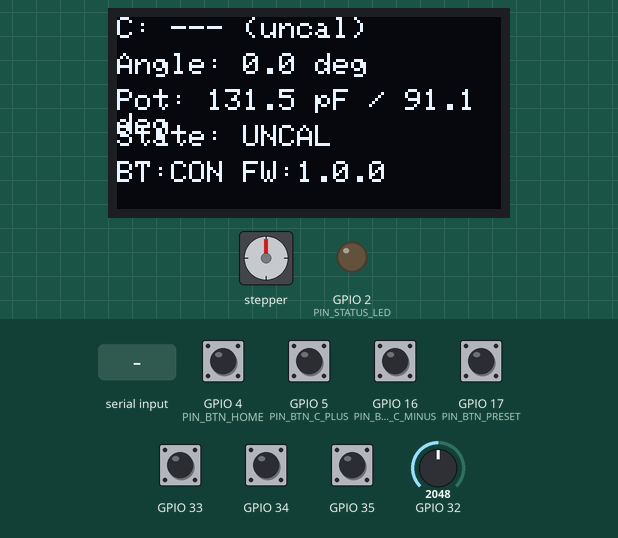
Recording of a sketch running on a simulated ESP32. Shown: 128×64 one-colour display, stepper motor, output pins drawn as LEDs (lit = HIGH). Dashed ring = blinking. The test bench sets the inputs (shaded band); at power-on: GPIO 4 (PIN_BTN_HOME), GPIO 5 (PIN_BTN_C_PLUS), GPIO 16 (PIN_BTN_C_MINUS), GPIO 17 (PIN_BTN_PRESET), GPIO 33–35 HIGH, GPIO 32 = 2048 (analog values on the 0–4095 scale). EEPROM starts erased; nothing arrives over Bluetooth unless stated; stepper angles assume 3200 steps per turn; pins used as bus, display or sensor lines are not drawn; what the sketch prints to the serial monitor is not drawn.

Above: at 1.2 s.
1.3 s: GPIO 4 (PIN_BTN_HOME) pulled LOW for 0.15 s
At 1.76 s:
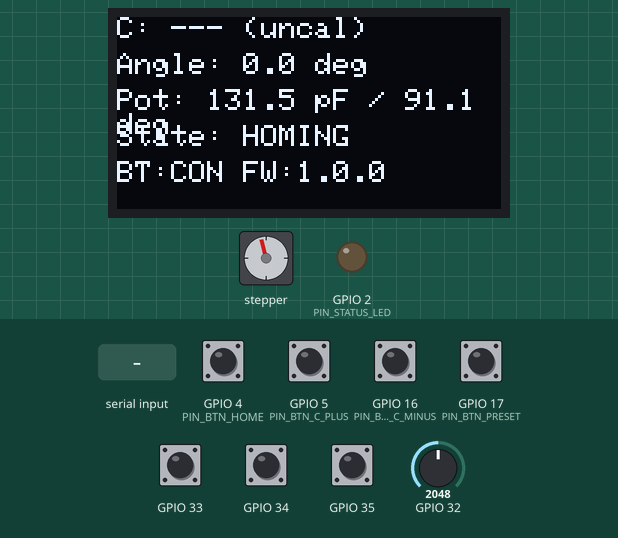
2.0 s: GPIO 34 pulled LOW for 0.15 s
At 2.7 s:
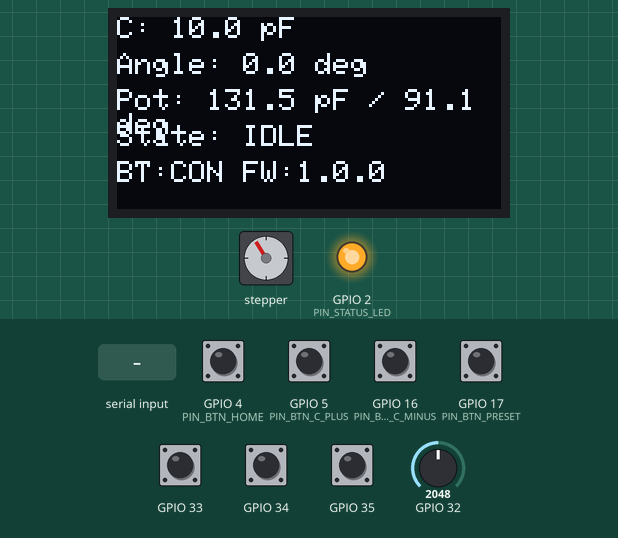
5.1 s: GPIO 5 (PIN_BTN_C_PLUS) pulled LOW for 0.15 s
At 5.69 s:
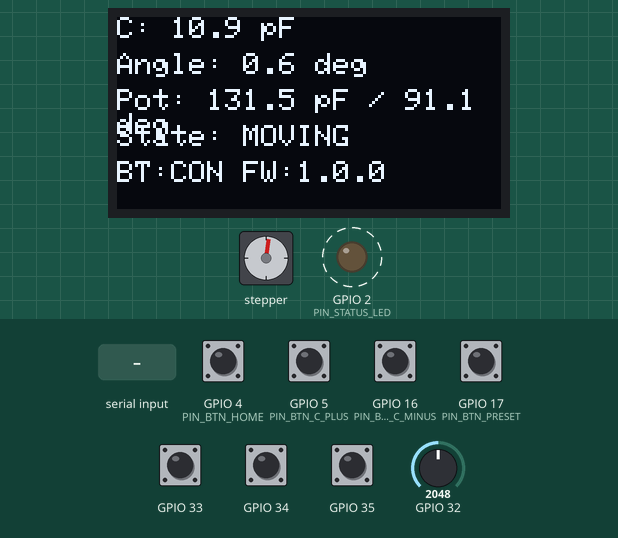
5.8 s: "HOME\n" received over Serial
At 6.32 s:
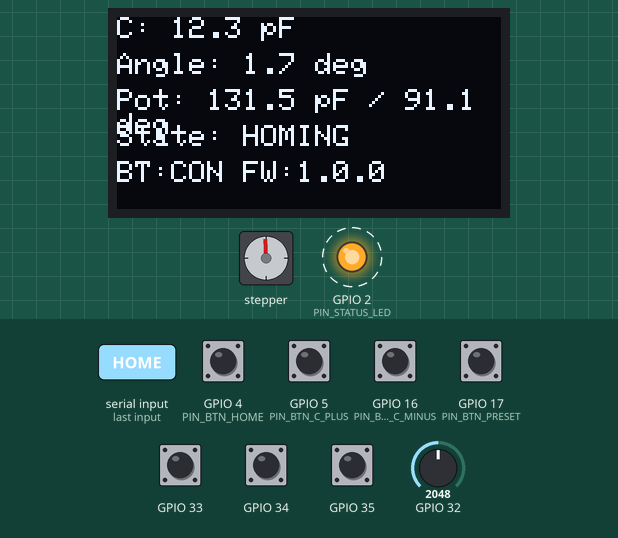
7.9 s: GPIO 33 pulled LOW for 0.15 s
8.6 s: GPIO 16 (PIN_BTN_C_MINUS) pulled LOW for 0.15 s
At 9.03 s:
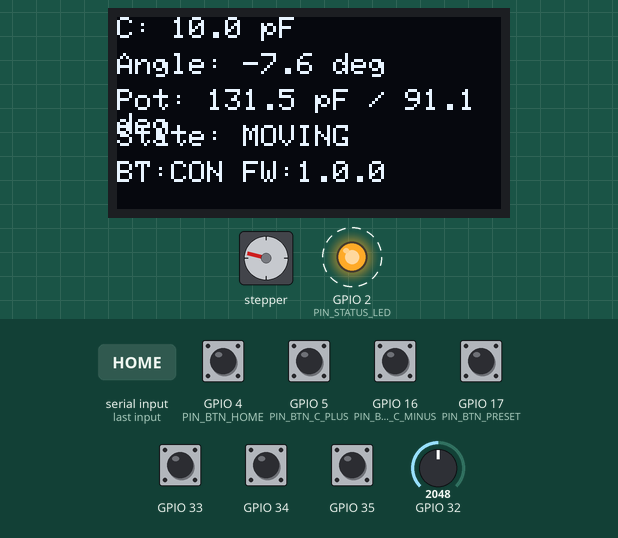
Timing chart, 0 to 10.3 s (numbered marks = the images above; inputs shaded):
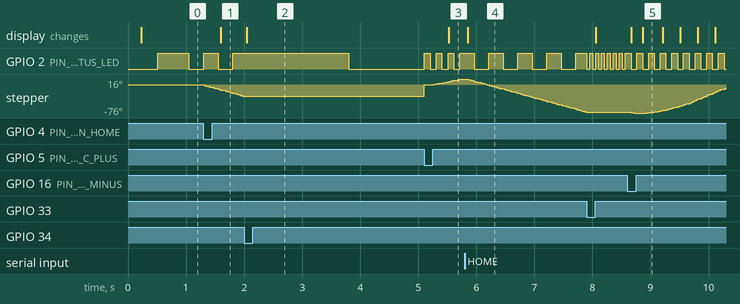

Measured:
- after the input at 1.3 s, GPIO 2 (PIN_STATUS_LED): LOW → HIGH after 0.01 s instead of 0.24 s; stepper: turns 31° counter-clockwise in 0.66 s, starting at once; the display: changes after 0.30 s (image 1)
- after the input at 2.0 s, stepper: stops changing and stays -31°; the display: changes after 0.05 s (image 2)
- after the input at 5.1 s, GPIO 2 (PIN_STATUS_LED): alternates HIGH for 0.10 s and LOW for 0.10 s, starting at once; stepper: turns 47° clockwise in 0.64 s, starting at once; the display: changes after 0.43 s (image 3)
- after the input at 5.8 s, the display: changes after 0.05 s (image 4)
- after the input at 7.9 s, stepper: stops changing and stays -74°

The sketch:

esp32_cap_tuner.ino
```cpp
/**
 * esp32_cap_tuner.ino — TM-VCAP-ESP32-001 Rev A
 * Motorized Variable Capacitor Controller
 *
 * Hardware:
 *   ESP32-WROOM-32
 *   DRV8825 stepper driver (1/16 microstepping)
 *   NEMA 17 → 10:1 belt/gear reduction → cap shaft
 *   10kΩ rotary pot on cap shaft (position feedback)
 *   2× limit switches (min/max rotation)
 *   SSD1306 OLED 128×64 (optional)
 *   Bluetooth SPP → CYD display or phone terminal
 *
 * Libraries:
 *   AccelStepper, Adafruit_SSD1306, BluetoothSerial, ArduinoJson, Preferences
 */

#include <Arduino.h>
#include <AccelStepper.h>
#include <BluetoothSerial.h>
#include <ArduinoJson.h>
#include <Preferences.h>
#include <Wire.h>
#include <Adafruit_SSD1306.h>
#include "config.h"
#include "position.h"
#include "tuning.h"

// ─── Globals ──────────────────────────────────────────────────────────────────

AccelStepper       stepper(AccelStepper::DRIVER, PIN_STEP, PIN_DIR);
BluetoothSerial    btSerial;
Preferences        prefs;
CapPositionManager capPos;
CapAutoTuner       autoTuner;
CapCommandParser   cmdParser;
Adafruit_SSD1306   oled(128, 64, &Wire, -1);
bool               oled_ok = false;

// ─── Timing ───────────────────────────────────────────────────────────────────

uint32_t last_bt_ms      = 0;
uint32_t last_oled_ms    = 0;
uint32_t last_btn_ms     = 0;
uint32_t last_poscheck   = 0;
uint32_t motor_idle_since = 0;
bool     motor_held       = false;

// ─── Button State ─────────────────────────────────────────────────────────────

struct Btn {
    uint8_t  pin;
    bool     last;
    uint32_t last_ms;
    bool pressed() {
        bool cur = digitalRead(pin) == LOW;
        if (cur != last && millis() - last_ms > DEBOUNCE_MS) {
            last_ms = millis();
            last = cur;
            return cur;
        }
        return false;
    }
};

Btn btnHome    = { PIN_BTN_HOME,    false, 0 };
Btn btnCPlus   = { PIN_BTN_C_PLUS,  false, 0 };
Btn btnCMinus  = { PIN_BTN_C_MINUS, false, 0 };
Btn btnPreset  = { PIN_BTN_PRESET,  false, 0 };

static int preset_idx = 0;

// ─── Command Buffers ──────────────────────────────────────────────────────────

String serialBuf = "", btBuf = "";

// ─── LED ──────────────────────────────────────────────────────────────────────

void updateLED() {
    static uint32_t last_blink = 0;
    static bool     state = false;
    uint32_t period;
    switch (capPos.state) {
        case CAP_FAULT:   period = LED_ERROR_MS;   break;
        case CAP_HOMING:  period = LED_HOMING_MS;  break;
        case CAP_MOVING:  period = LED_MOVING_MS;  break;
        case CAP_UNCAL:   period = LED_UNCAL_MS;   break;
        default:          period = LED_IDLE_MS;    break;
    }
    if (millis() - last_blink >= period) {
        last_blink = millis();
        state = !state;
        digitalWrite(PIN_STATUS_LED, state);
    }
}

// ─── Position Verification ────────────────────────────────────────────────────

void checkPositionError() {
    if (!capPos.homed || capPos.isMoving()) return;
    if (millis() - last_poscheck < 2000) return;
    last_poscheck = millis();

    float err = capPos.positionError();
    if (err > 5.0f) {  // More than 5° discrepancy
        Serial.printf("WARN: position error %.1f° (stepper vs pot)\n", err);
        Serial.println("  Possible missed steps. Suggest CALPOT to re-sync.");
    }
}

// ─── OLED Display ─────────────────────────────────────────────────────────────

void updateOLED() {
    if (!oled_ok) return;
    if (millis() - last_oled_ms < OLED_UPDATE_MS) return;
    last_oled_ms = millis();

    oled.clearDisplay();
    oled.setTextSize(1);
    oled.setTextColor(SSD1306_WHITE);

    const char* state_str[] = {"IDLE","MOVING","HOMING","FAULT","UNCAL"};

    oled.setCursor(0, 0);
    if (capPos.homed) oled.printf("C: %.1f pF", capPos.currentC());
    else              oled.print("C: --- (uncal)");

    oled.setCursor(0, 12);
    oled.printf("Angle: %.1f deg", capPos.currentAngle());

    oled.setCursor(0, 24);
    oled.printf("Pot: %.1f pF / %.1f deg",
        capPos.potC(), capPos.potAngle());

    oled.setCursor(0, 36);
    oled.printf("State: %s", state_str[(int)capPos.state]);

    oled.setCursor(0, 48);
    oled.printf("BT:%s FW:%s",
        btSerial.hasClient() ? "CON" : "---", FW_VERSION);

    oled.display();
}

// ─── BT Status Broadcast ─────────────────────────────────────────────────────

void broadcastStatus() {
    if (!btSerial.hasClient()) return;
    if (millis() - last_bt_ms < BT_STATUS_INTERVAL_MS) return;
    last_bt_ms = millis();

    StaticJsonDocument<256> doc;
    doc["c_pf"]      = serialized(String(capPos.currentC(), 1));
    doc["angle"]     = serialized(String(capPos.currentAngle(), 2));
    doc["pot_c"]     = serialized(String(capPos.potC(), 1));
    doc["pot_ang"]   = serialized(String(capPos.potAngle(), 1));
    doc["steps"]     = (long)capPos.pos_steps;
    doc["state"]     = (int)capPos.state;
    doc["homed"]     = capPos.homed;
    doc["moving"]    = capPos.isMoving();
    doc["fault"]     = capPos.fault;
    doc["pos_err"]   = serialized(String(capPos.positionError(), 2));
    doc["fw"]        = FW_VERSION;

    String out;
    serializeJson(doc, out);
    btSerial.println(out);
}

// ─── Motor Hold Management ────────────────────────────────────────────────────

void manageMotorHold() {
    if (capPos.isMoving()) {
        motor_idle_since = millis();
        motor_held = false;
        capPos.enableMotor();
        return;
    }
    if (!motor_held && millis() - motor_idle_since > MOTOR_HOLD_TIMEOUT_MS) {
        // Variable capacitor shaft has NO self-locking mechanism (unlike worm gear)
        // ONLY de-energize if using a worm gear (self-locking).
        // With belt drive: motor must stay energized to hold position!
        // Check GEAR_TYPE and decide:
#ifdef CAP_GEAR_SELF_LOCKING
        capPos.disableMotor();
        motor_held = true;
        Serial.println("MOTOR: de-energized (self-locking gear)");
#else
        // Keep motor energized — belt drive not self-locking
        // Reduce current instead (not implemented in DRV8825 without separate pin)
        // For now: keep full hold current
#endif
    }
}

// ─── Command Handling ─────────────────────────────────────────────────────────

void handleCommand(const String& cmd, bool from_bt) {
    String resp = cmdParser.process(cmd);
    Serial.println(resp);
    if (from_bt && btSerial.hasClient()) btSerial.println(resp);
}

void checkSerial() {
    while (Serial.available()) {
        char c = Serial.read();
        if (c == '\n' || c == '\r') {
            if (serialBuf.length()) { handleCommand(serialBuf, false); serialBuf = ""; }
        } else serialBuf += c;
    }
}

void checkBT() {
    while (btSerial.available()) {
        char c = btSerial.read();
        if (c == '\n' || c == '\r') {
            if (btBuf.length()) { handleCommand(btBuf, true); btBuf = ""; }
        } else btBuf += c;
    }
}

// ─── Button Handling ─────────────────────────────────────────────────────────

void checkButtons() {
    if (millis() - last_btn_ms < 10) return;
    last_btn_ms = millis();

    if (btnHome.pressed()) {
        Serial.println("BTN: HOME");
        capPos.startHoming();
    }
    if (btnCPlus.pressed()) {
        // Step one small increment (about 1 pF at midrange)
        long delta = (long)(1.0f / DEG_PER_STEP);  // ~1 degree = ~1.3pF at midrange
        capPos.moveRelative(delta);
        Serial.printf("BTN: C+ (%.1f pF)\n", capPos.currentC());
    }
    if (btnCMinus.pressed()) {
        long delta = -(long)(1.0f / DEG_PER_STEP);
        capPos.moveRelative(delta);
        Serial.printf("BTN: C- (%.1f pF)\n", capPos.currentC());
    }
    if (btnPreset.pressed()) {
        preset_idx = (preset_idx + 1) % N_CAP_PRESETS;
        const char* name = CAP_BAND_PRESETS[preset_idx].name;
        autoTuner.goToNamedBand(name);
        Serial.printf("BTN: PRESET -> %s\n", name);
    }
}

// ─── setup() ─────────────────────────────────────────────────────────────────

void setup() {
    Serial.begin(SERIAL_BAUD);
    Serial.printf("\n\nRF-CapTuner fw=%s built=%s\n", FW_VERSION, FW_BUILD_DATE);

    // GPIO
    pinMode(PIN_STATUS_LED,  OUTPUT);
    pinMode(PIN_BTN_HOME,    INPUT_PULLUP);
    pinMode(PIN_BTN_C_PLUS,  INPUT_PULLUP);
    pinMode(PIN_BTN_C_MINUS, INPUT_PULLUP);
    pinMode(PIN_BTN_PRESET,  INPUT_PULLUP);

    // ADC attenuation for 0–3.3V range
    analogSetAttenuation(ADC_11db);
    analogReadResolution(12);

    // I2C + OLED
    Wire.begin(PIN_I2C_SDA, PIN_I2C_SCL);
    if (oled.begin(SSD1306_SWITCHCAPVCC, OLED_ADDR)) {
        oled_ok = true;
        oled.clearDisplay();
        oled.setTextSize(1);
        oled.setTextColor(SSD1306_WHITE);
        oled.setCursor(0,0); oled.println("RF-CapTuner");
        oled.setCursor(0,12); oled.println(FW_VERSION);
        oled.display();
    }

    // Bluetooth
    btSerial.begin(BT_DEVICE_NAME);
    Serial.printf("BT: advertising as '%s'\n", BT_DEVICE_NAME);

    // NVS
    prefs.begin(NVS_NAMESPACE, false);

    // Stepper + capacitor position
    stepper.setEnablePin(PIN_ENABLE);
    stepper.setPinsInverted(false, false, true);
    capPos.begin(&stepper, prefs);

    // Auto-tuner + parser
    autoTuner.begin(&capPos);
    cmdParser.begin(&capPos, &autoTuner);

    // Print startup info
    Serial.printf("Cap: %.0f-%.0f pF, %.0f deg rotation\n",
        CAP_C_MIN_PF, CAP_C_MAX_PF, CAP_ROTATION_DEG);
    Serial.printf("Plate calc: N=%d d=%.1fmm → C_max=%.0f pF\n",
        CAP_PLATE_N, CAP_PLATE_GAP_MM,
        CapCalc::calcPlateCapPF(CAP_PLATE_DIA_MM, CAP_PLATE_N, CAP_PLATE_GAP_MM));
    Serial.printf("V rating: %.1f kV (%.1f mm gap)\n",
        CapCalc::voltageRatingKV(CAP_PLATE_GAP_MM), CAP_PLATE_GAP_MM);
    Serial.printf("Pot: cal=%s (raw=%d)\n",
        capPos.pot.calibrated ? "OK" : "NEEDED", capPos.pot.rawCount());
    Serial.printf("Commands: HOME CALMIN CALMAX CALPOT SETC BAND FREQ SWEEP TABLE VTABLE STATUS INFO\n");

    if (!capPos.homed)
        Serial.println(">>> Send CALMIN (at min C) then CALMAX (at max C) to calibrate pot <<<");
}

// ─── loop() ──────────────────────────────────────────────────────────────────

void loop() {
    capPos.update();
    autoTuner.updateSweep();
    manageMotorHold();
    checkSerial();
    checkBT();
    checkButtons();
    broadcastStatus();
    updateOLED();
    updateLED();
    checkPositionError();

    // Periodic NVS save
    static uint32_t last_save = 0;
    if (!capPos.isMoving() && millis() - last_save > 10000) {
        last_save = millis();
        capPos.savePosition(prefs);
    }
}
```

Source omitted: position.h (11042 bytes), tuning.h (11258 bytes), config.h (9802 bytes)
